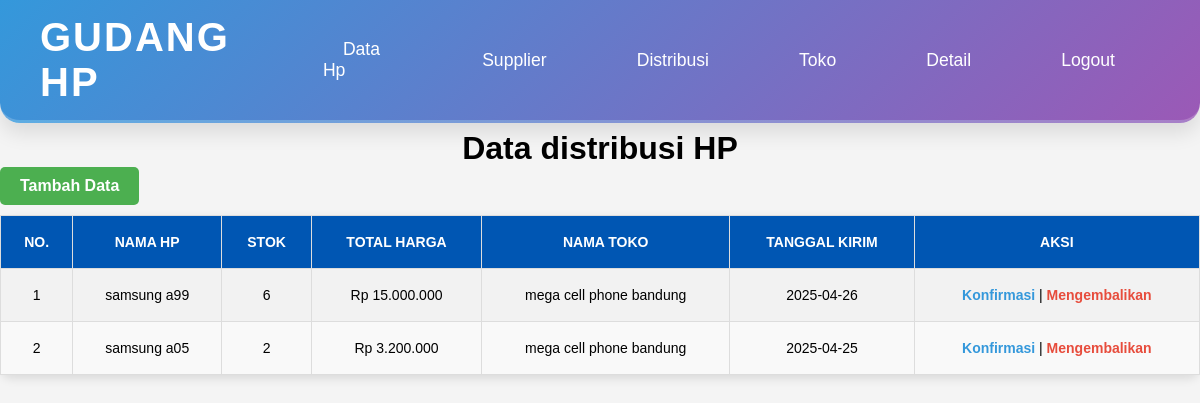
Page /views/distribusi.php (signed in) on the committed database.
### tables this page shows
CREATE TABLE `tb_distribusi` (
  `id_distribusi` int(11) NOT NULL,
  `nama_hp` varchar(20) NOT NULL,
  `stok` int(11) NOT NULL,
  `harga` decimal(10,0) NOT NULL,
  `tanggal_kirim` date NOT NULL,
  `id_toko` int(11) NOT NULL
);

CREATE TABLE `tb_toko` (
  `id_toko` int(11) NOT NULL,
  `nama_toko` varchar(35) NOT NULL,
  `alamat` varchar(35) NOT NULL,
  `no_telepon` int(20) NOT NULL
);

### config/koneksi.php (called while the page is built, shortened)
<?php
class koneksi {
    private $host = "localhost";
    private $username = "root";
    private $password = "";
    private $dbname = "db_gudang";
    public $conn;
    public function __construct() {
        $this->conn = new mysqli($this->host, $this->username, $this->password, $this->dbname);
    }
    public function getConnection() {
        return $this->conn;
    }
}
?>

### models/distribusi.php (called while the page is built, shortened)
<?php
include_once '../config/koneksi.php';
class Distribusi {
    private $conn;
    private $table = "tb_distribusi";
    public function __construct() {
        $db = new Koneksi();
        $this->conn = $db->getConnection();
    }
    public function read() {
        $query = "SELECT * FROM $this->table, tb_toko WHERE $this->table.id_toko = tb_toko.id_toko";
        return $this->conn->query($query);
    }
}
?>

### controllers/crud_distribusi.php (called while the page is built, shortened)
<?php
include_once '../models/distribusi.php';
class DistribusiController {
    private $model;
    public function __construct() {
        $this->model = new Distribusi();
    }
    public function read() {
        return $this->model->read();
    }
}
?>

### views/distribusi.php (the view, shortened to what this page needs)
<?php
include_once '../controllers/crud_distribusi.php';
include_once "navbar.php";
$DistribusiController = new DistribusiController();
$distribusi = $DistribusiController->read();
?>
<!DOCTYPE html>
<html lang="en">
<head>
    <h1 style="text-align: center;">Data distribusi HP</h1>
    <link rel="stylesheet" href="../views/style/table.css">
<a href="add_distribusi.php" class="btn-add">Tambah Data</a>
    <link rel="stylesheet" href="../views/style/add_tombol.css">
</head>
<body>
<div class="container">
    <table>
        <thead>
            <tr>
                <th>No.</th>
                <th>Nama HP</th>
                <th>Stok</th>
                <th> Total Harga</th>
                <th>Nama Toko</th>
                <th>Tanggal Kirim</th>
                <th>Aksi</th>
            </tr>
        </thead>
        <tbody>
        <?php
        $no = 1;
        while ($row = $distribusi->fetch_assoc()) :
        ?>
            <tr>
                <td><?= $no++; ?></td>
                <td><?= htmlspecialchars($row['nama_hp']); ?></td>
                <td><?= htmlspecialchars($row['stok']); ?></td>
                <td>Rp <?= number_format($row['harga'], 0, ',', '.'); ?></td>
                <td><?= htmlspecialchars($row['nama_toko']); ?></td>
                <td><?= htmlspecialchars($row['tanggal_kirim']); ?></td>
                <td>
                    <a href="detail.php?id_distribusi=<?= $row['id_distribusi'] ?>" style="color: #3498db; font-weight: bold; text-decoration: none;" onmouseover="this.style.color='#2980b9';" onmouseout="this.style.color='#3498db';">Konfirmasi </a>|
                    <a href="delete_distribusi.php?id_distribusi=<?= $row['id_distribusi']; ?>" style="color: #e74c3c; font-weight: bold; text-decoration: none;" onmouseover="this.style.color='#c0392b';" onmouseout="this.style.color='#e74c3c';" onclick="return confirm('Yakin ingin menghapus distribusi ini?')">Mengembalikan</a>
                </td>
            </tr>
        <?php endwhile; ?>
        </tbody>
    </table>
</div>
</body>
</html>

### views/style/navbar.css (style rules this page uses)
* { margin: 0; padding: 0; box-sizing: border-box; }
body { font-family: 'Arial', sans-serif; background-color: #f4f4f4; padding-top: 80px; }

### views/style/table.css (style rules this page uses)
body { margin-top: 50px; }
table { width: 100%; border-collapse: collapse; margin-top: 10px; background: linear-gradient(145deg, #ffffff, #f1f1f1); border-radius: 12px; box-shadow: 0 4px 10px rgba(0, 0, 0, 0.1); }
th, td { padding: 18px 15px; text-align: center; border: 1px solid #ddd; font-size: 14px; }
th { background-color: #0056b3; color: white; font-weight: bold; text-transform: uppercase; }
tr:nth-child(even) { background-color: #f9f9f9; }
tr:nth-child(odd) { background-color: #f2f2f2; }
th, td { transition: background-color 0.3s ease, color 0.3s ease; }

### views/style/add_tombol.css (style rules this page uses)
.btn-add { display: inline-block; padding: 10px 20px; font-size: 16px; font-weight: bold; text-align: center; text-decoration: none; background-color: #4CAF50; color: white; border-radius: 5px; transition: background-color 0.3s ease, transform 0.3s ease; }

### rows in the picture
tb_distribusi: nama_hp "samsung a99", stok "6", harga "15.000.000", id_toko.nama_toko "mega cell phone bandung", tanggal_kirim "2025-04-26"
tb_distribusi: nama_hp "samsung a05", stok "2", harga "3.200.000", id_toko.nama_toko "mega cell phone bandung", tanggal_kirim "2025-04-25"
